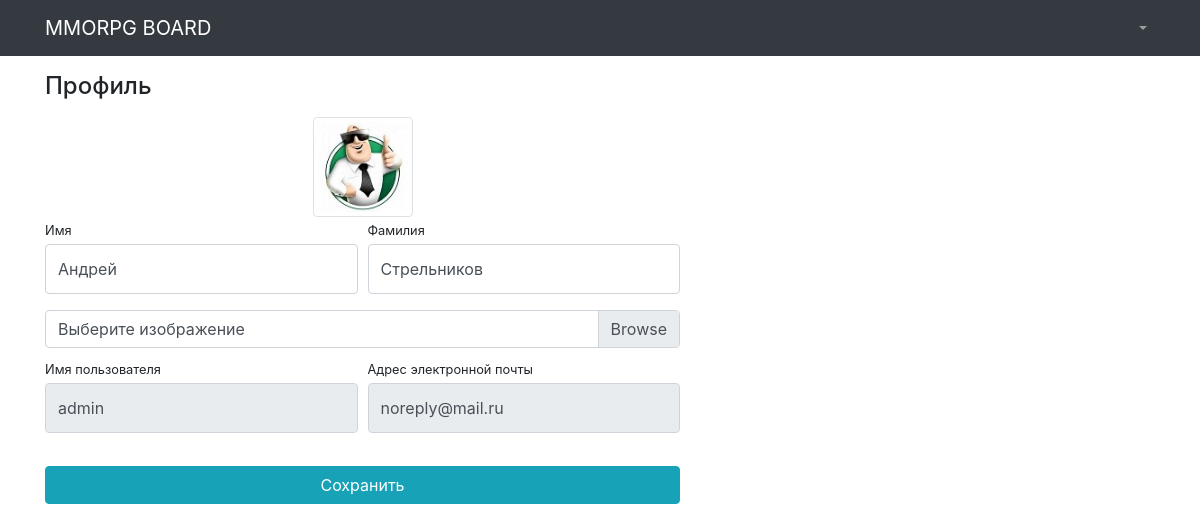
/users/profile/ (signed in), run on the app's committed database.
### users/models.py (models this page shows)
class User(AbstractUser):
    image = models.ImageField(upload_to='users_images/', null=True, blank=True)

### users/views.py (the view)
# urls.py: path('profile/', profile, name = 'profile'),
@login_required
def profile(request):
    if request.method == 'POST':
        form = UserProfileForm(instance=request.user, data=request.POST, files=request.FILES)
        if form.is_valid():
            form.save()
            return HttpResponseRedirect(reverse('users:profile'))
    else:
        form = UserProfileForm(instance=request.user)
    context = {'title':'Ваш профиль', 'form':form}
    return render(request, 'users/profile.html', context)

### users/forms.py
class UserProfileForm(UserChangeForm):
    first_name = forms.CharField(widget=forms.TextInput(attrs={'class':'form-control py-4'}))
    last_name = forms.CharField(widget=forms.TextInput(attrs={'class':'form-control py-4'}))
    image = forms.ImageField(widget=forms.FileInput(attrs={'class':'custom-file-input'}), required=False)
    username = forms.CharField(widget=forms.TextInput(attrs={'class':'form-control py-4', 'readonly':True}))
    email = forms.CharField(widget=forms.EmailInput(attrs={'class':'form-control py-4', 'readonly': True}))
    class Meta:
        model = User
        fields = ('first_name', 'last_name', 'image', 'username', 'email')

### users/templates/users/profile.html (shortened to what this page needs)
{% extends 'board/default.html' %}
{% load static %}
    {% block css %}
    <link href="{% static '/vendor/css/profile.css'%}" rel="stylesheet">
    {% endblock %}
{% block content %}
<div class="container">
    <div class="row">
        <div class="col-lg-7">
            <h4 class="mt-3 mb-3">Профиль</h4>
            <div class="col-lg-12 text-center">
                <img width="100" height="100"
                     src="{% if user.image %} {{ user.image.url }}
                            {% else %} {% static 'vendor/img/users/default_avatar.jpg'%}
                                {% endif %}"
                     class="img-thumbnail">
            </div>
            <form action="{% url 'users:profile' %}" method="post" enctype="multipart/form-data">
                <div class="form-row">
                    <div class="col-lg-6">
                        <div class="form-group">
                            <label class="small mb-1" for="{{ form.first_name.id_for_label }}">Имя</label>
                            {{ form.first_name }}
                        </div>
                    </div>
                    <div class="col-lg-6">
                        <div class="form-group">
                            <label class="small mb-1" for="{{ form.last_name.id_for_label }}">Фамилия</label>
                            {{  form.last_name  }}
                        </div>
                    </div>
                </div>
                <div class="form-row mb-2">
                    <div class="col-lg-12">
                        <div class="custom-file">
                            <label class="custom-file-label" for="{{ form.image.id_for_label }}">
                                Выберите изображение
                            </label>
                        </div>
                    </div>
                </div>
                <div class="form-row">
                    <div class="col-lg-6">
                        <label class="small mb-1" for="{{ form.username.id_for_label }}">Имя пользователя</label>
                        {{ form.username }}
                    </div>
                    <div class="col-lg-6">
                        <label class="small mb-1" for="{{ form.email.id_for_label }}">
                            Адрес электронной почты
                        </label>
                        {{ form.email }}
                    </div>
                </div>
                <div class="form-row">
                    <div class="col-lg-12" style="margin-top: 33px;">
                        <input class="btn btn-info btn-block" type="submit" value="Сохранить">
                    </div>
                </div>
            </form>
        </div>
    </div>
</div>
{% endblock %}

### data on the page
User: image (placeholder picture), first_name "Андрей", last_name "Стрельников", username "admin", email "noreply@mail.ru"
